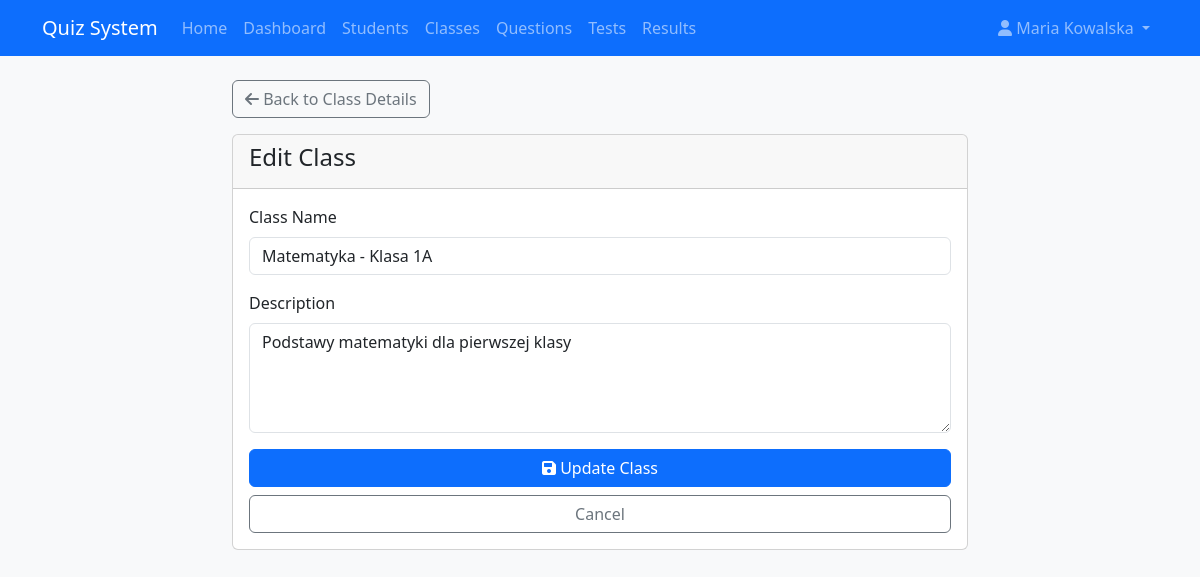
Screenshot of /quiz_system/teachers/editClass/1 (signed in) with the database file from the repository.
### tables this page shows
CREATE TABLE IF NOT EXISTS classes (
    id INT AUTO_INCREMENT PRIMARY KEY,
    name VARCHAR(100) NOT NULL,
    description TEXT,
    created_at TIMESTAMP DEFAULT CURRENT_TIMESTAMP
);

### quiz_system/app/core/Router.php (called while the page is built, shortened)
<?php
class Router {
    protected $action = 'index';
    protected $url;
    public function __construct() {
        $this->url = $this->parseUrl();
    }
    public function route() {
        $this->controller = new $this->controller;
        if(isset($this->url[1])) {
            if(method_exists($this->controller, $this->url[1])) {
                $this->action = $this->url[1];
            }
        }
        $this->params = $this->url ? array_values($this->url) : [];
        call_user_func_array([$this->controller, $this->action], $this->params);
    }
    protected function parseUrl() {
        if(isset($_GET['url'])) {
            $url = rtrim($_GET['url'], '/');
            $url = filter_var($url, FILTER_SANITIZE_URL);
            $url = explode('/', $url);
            return $url;
        }
        return [];
    }
}
?>

### quiz_system/index.php (called while the page is built, shortened)
<?php
require_once ROOT_PATH . '/app/config/database.php';
require_once ROOT_PATH . '/app/core/Router.php';
require_once ROOT_PATH . '/app/core/Controller.php';
require_once ROOT_PATH . '/app/core/Database.php';
require_once ROOT_PATH . '/app/models/ClassModel.php';
$router = new Router();
$router->route();
?>

### quiz_system/app/core/Database.php (called while the page is built, shortened)
<?php
class Database {
    private $host = DB_HOST;
    private $user = DB_USER;
    private $pass = DB_PASS;
    private $dbname = DB_NAME;
    private $dbh;
    private $stmt;
    public function __construct() {
        $dsn = 'mysql:host=' . $this->host . ';dbname=' . $this->dbname;
        $options = [
            PDO::ATTR_PERSISTENT => true,
            PDO::ATTR_ERRMODE => PDO::ERRMODE_EXCEPTION
        ];
        try {
            $this->dbh = new PDO($dsn, $this->user, $this->pass, $options);
        } catch(PDOException $e) {
            $this->error = $e->getMessage();
            echo $this->error;
        }
    }
    public function query($sql) {
        $this->stmt = $this->dbh->prepare($sql);
    }
    public function bind($param, $value, $type = null) {
        if(is_null($type)) {
            switch(true) {
                case is_int($value):
                    $type = PDO::PARAM_INT;
                    break;
                default:
                    $type = PDO::PARAM_STR;
            }
        }
        $this->stmt->bindValue($param, $value, $type);
    }
    public function execute() {
        return $this->stmt->execute();
    }
    public function single() {
        $this->execute();
        return $this->stmt->fetch(PDO::FETCH_OBJ);
    }
}
?>

### quiz_system/app/models/ClassModel.php (called while the page is built, shortened)
<?php
class ClassModel {
    private $db;
    public function __construct() {
        $this->db = new Database;
    }
    public function getClassById($id) {
        $this->db->query('SELECT * FROM classes WHERE id = :id');
        $this->db->bind(':id', $id);
        $class = $this->db->single();
        if($class) {
            $this->db->query('SELECT u.* FROM users u
                            JOIN student_class sc ON u.id = sc.user_id
                            WHERE sc.class_id = :class_id');
            $this->db->bind(':class_id', $id);
            $class->students = $this->db->resultSet();
            $class->student_count = count($class->students);
            $this->db->query('SELECT DISTINCT t.* FROM tests t
                            JOIN test_assignments ta ON t.id = ta.test_id
                            WHERE ta.class_id = :class_id
                            ORDER BY t.created_at DESC');
            $this->db->bind(':class_id', $id);
            $class->tests = $this->db->resultSet();
            foreach($class->tests as $test) {
                $this->db->query('SELECT COUNT(*) as count FROM test_questions WHERE test_id = :test_id');
                $this->db->bind(':test_id', $test->id);
            }
        }
        return $class;
    }
}
?>

### quiz_system/app/views/teachers/classes/edit.php (the view, shortened to what this page needs)
<?php require APP_ROOT . '/views/inc/header.php'; ?>
<div class="row">
    <div class="col-md-8 mx-auto">
        <a href="<?php echo URL_ROOT; ?>/teachers/viewClass/<?php echo $id; ?>" class="btn btn-outline-secondary mb-3">
            <i class="fas fa-arrow-left"></i> Back to Class Details
        </a>
        <div class="card">
            <div class="card-header">
                <h4>Edit Class</h4>
            </div>
            <div class="card-body">
                <form action="<?php echo URL_ROOT; ?>/teachers/editClass/<?php echo $id; ?>" method="post">
                    <div class="mb-3">
                        <label for="name" class="form-label">Class Name</label>
                        <input type="text" name="name" id="name"
                               class="form-control <?php echo (!empty($name_err)) ? 'is-invalid' : ''; ?>"
                               value="<?php echo $name; ?>"
                               placeholder="Enter class name">
                    </div>
                    <div class="mb-3">
                        <label for="description" class="form-label">Description</label>
                        <textarea name="description" id="description"
                                  class="form-control"
                                  rows="4"
                                  placeholder="Enter class description (optional)"><?php echo $description; ?></textarea>
                    </div>
                    <div class="d-grid gap-2">
                        <button type="submit" class="btn btn-primary">
                            <i class="fas fa-save"></i> Update Class
                        </button>
                        <a href="<?php echo URL_ROOT; ?>/teachers/viewClass/<?php echo $id; ?>" class="btn btn-outline-secondary">
                            Cancel
                        </a>
                    </div>
                </form>
            </div>
        </div>
    </div>
</div>
<?php require APP_ROOT . '/views/inc/footer.php'; ?>

### quiz_system/public/css/style.css (style rules this page uses)
body { background-color: #f8f9fa; }
html, body { height: 100%; }
body { display: flex; flex-direction: column; }

### rows the page displays
classes: name "Matematyka - Klasa 1A", description "Podstawy matematyki dla pierwszej klasy"

### other values shown
SITE_NAME "Quiz System"
$_SESSION['user_name'] "Maria Kowalska"
